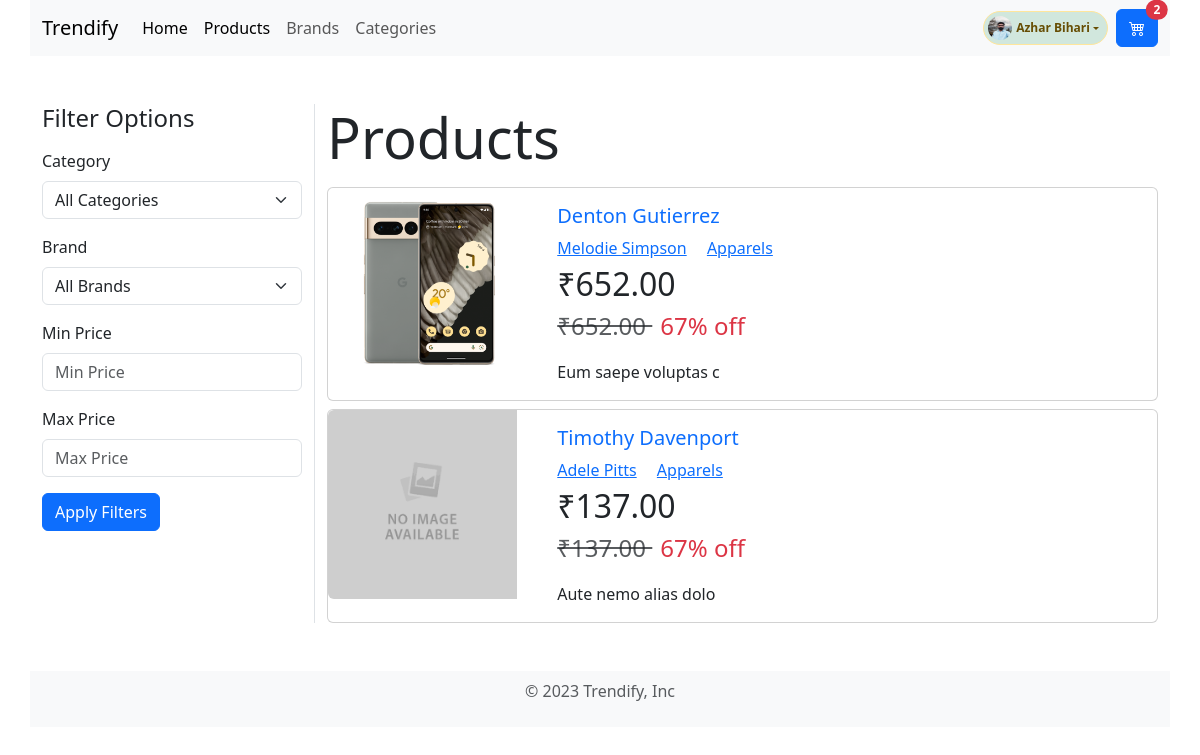
The app's page /products/ (signed in) with its own data.
### accounts/models.py (models this page shows)
class Account(AbstractUser):
    bio = models.TextField(blank=True, null=True)
    avatar = models.ImageField(
        upload_to='avatars/',
        blank=True,
        null=True,
        default='avatars/default_avatar.png'
    )
    SEX_CHOICES = (
        ('M', 'Male'),
        ('F', 'Female'),
        ('O', 'Other'),
    )
    date_of_birth = models.DateField(null=True, blank=True)
    sex = models.CharField(
        max_length=1, choices=SEX_CHOICES, blank=True, null=True)

### products/models.py (models this page shows, shortened)
class Product(models.Model):
    name = models.CharField(max_length=255)
    slug = models.SlugField(unique=True)
    description = models.TextField()
    price = models.DecimalField(max_digits=10, decimal_places=2)
    category = models.ForeignKey(Category, on_delete=models.PROTECT)
    brand = models.ForeignKey(Brand, on_delete=models.PROTECT)
    image = models.ImageField(upload_to='products/',
                              blank=True, null=True, default='products/default.png')

### brands/models.py (models this page shows, shortened)
class Brand(models.Model):
    name = models.CharField(max_length=255)
    slug = models.SlugField(unique=True)
    description = models.TextField()
    image = models.ImageField(
        upload_to='brands/', blank=True, null=True, default=None)

### categories/models.py (models this page shows, shortened)
class Category(models.Model):
    name = models.CharField(max_length=255)
    slug = models.SlugField(unique=True)
    description = models.TextField()
    image = models.ImageField(upload_to='categories/',
                              blank=True, null=True, default=None)

### products/views.py (the view)
# urls.py: path('', ProductListView.as_view(), name="product-list"),
class ProductListView(ListView):
    model = Product

### products/templates/products/product_list.html (shortened to what this page needs)
{% extends 'base.html' %}
{% block content %}
<div class="display-4">Products</div>
<div class="row row-cols-1 g-2 mt-2">
    {% for product in product_list %}
    <div class="col">
        <div class="card">
            <div class="row">
                <div class="col-md-3">
                    <img src="{{ product.image.url }}" class="img-fluid rounded-start" alt="{{ product.name }}">
                </div>
                <div class="col-md-9">
                    <div class="card-body">
                        <a href="{% url 'product-detail' product.slug %}" class="text-decoration-none">
                            <h5 class="card-title text-truncate">{{ product.name }}</h5>
                        </a>
                        <div class="gap-1">
                            <a href="{% url 'brand-detail' product.brand.slug %}" class="card-link">
                                {{ product.brand.name }}</a>
                            <a href="{% url 'category-detail' product.category.slug %}" class="card-link">
                                {{ product.category.name }}</a>
                        </div>
                        <div class="card-text fs-2">
                            ₹{{ product.price }}
                            <p class="fs-4">
                                <span class="text-body-secondary text-decoration-line-through">
                                    ₹{{ product.price }}
                                </span>
                                <span class="text-danger ms-2">67% off</span>
                            </p>
                        </div>
                        <p class="card-text text-truncate">{{ product.description }}</p>
                    </div>
                </div>
            </div>
        </div>
    </div>
    {% endfor %}
</div>
{% endblock %}
{% block sidebar %}
<h4>Filter Options</h4>
<form class="mt-3 mb-3" method="GET" action="{% url 'product-list' %}">
    <div class="mb-3">
        <label for="category" class="form-label">Category</label>
        <select id="category" class="form-select" name="category">
            <option value="">All Categories</option>
        </select>
    </div>
    <div class="mb-3">
        <label for="brand" class="form-label">Brand</label>
        <select id="brand" class="form-select" name="brand">
            <option value="">All Brands</option>
        </select>
    </div>
    <div class="mb-3">
        <label for="price_min" class="form-label">Min Price</label>
        <input type="number" class="form-control" id="price_min" name="price_min" placeholder="Min Price"
            value="{{ request.GET.price_min }}">
    </div>
    <div class="mb-3">
        <label for="price_max" class="form-label">Max Price</label>
        <input type="number" class="form-control" id="price_max" name="price_max" placeholder="Max Price"
            value="{{ request.GET.price_max }}">
    </div>
    <button class="btn btn-primary" type="submit">Apply Filters</button>
</form>
{% endblock %}

### templates/base.html (shortened to what this page needs)
<!DOCTYPE html>
<html lang="en">
<head>
    <link href="https://cdn.jsdelivr.net/npm/bootstrap@5.3.0/dist/css/bootstrap.min.css" rel="stylesheet"
>
    <link rel="stylesheet" href="https://cdn.jsdelivr.net/npm/bootstrap-icons@1.10.5/font/bootstrap-icons.css">
</head>
<body>
    {% include 'components/header.html' %}
    <div class="container my-5">
        <div class="row">
            <div class="col-md-3 border-end">
                {% block sidebar %}
                {% endblock %}
            </div>
            <div class="col-md-9">
                {% block content %}
                {% endblock %}
            </div>
        </div>
    </div>
    {% include 'components/footer.html' %}
</body>
</html>

### templates/components/header.html (shortened to what this page needs)
<header>
    <nav class="container navbar navbar-expand-lg bg-body-tertiary">
        <div class="container">
            <a class="navbar-brand ms-2 ms-sm-0" aria-current="page" to="/">Trendify</a>
            <div class="offcanvas offcanvas-start" tabindex="-1" id="navbarOffcanvasLg"
                aria-labelledby="navbarOffcanvasLgLabel">
                <div class="offcanvas-body">
                    <ul class="navbar-nav justify-content-start flex-grow-1 pe-3">
                        <li class="nav-item">
                            <a class="nav-link active" aria-current="page" href="{% url 'home' %}">Home</a>
                        </li>
                        <li class="nav-item">
                            <a class="nav-link active" aria-current="page" href="{% url 'product-list' %}">Products</a>
                        </li>
                        <li class="nav-item">
                            <a class="nav-link" href="{% url 'brand-list' %}">Brands</a>
                        </li>
                        <li class="nav-item">
                            <a class="nav-link" href="{% url 'category-list' %}">Categories</a>
                        </li>
                    </ul>
                </div>
            </div>
            {% if user.is_authenticated %}
            <div class="dropdown ms-auto">
                <a href="#" data-bs-toggle="dropdown" aria-expanded="false"
                    class="text-decoration-none dropdown-toggle badge d-flex align-items-center p-1 pe-2 text-warning-emphasis bg-success-subtle border border-warning-subtle rounded-pill">
                    <img src="{{ user.avatar.url }}" alt="" width="24" height="24" class="rounded-circle me-1">
                    {{ user.get_full_name|default:user.username }}
                </a>
            </div>
            <a type="button" class="btn btn-primary position-relative ms-2" href="{% url 'cart-detail' %}">
                <i class="bi bi-cart4"></i>
                <span class="position-absolute top-0 start-100 translate-middle badge rounded-pill bg-danger">2
                </span>
            </a>
            {% else %}
            <div class="ms-auto">
                <a class="btn btn-primary btn-sm me-1" href="{% url 'login' %}">Login</a>
                <a class="btn btn-outline-secondary btn-sm" href="{% url 'register' %}">Register
                </a>
            </div>
            {% endif %}
        </div>
    </nav>
</header>

### templates/components/footer.html
<footer>
    <div class="container py-2 bg-light">
        <p class="text-center text-body-secondary">
            &copy; 2023 Trendify, Inc
        </p>
    </div>
</footer>

### records on screen
Account: avatar (picture), get_full_name "Azhar Bihari"
Product: image (picture), name "Denton Gutierrez", brand.name "Melodie Simpson", category.name "Apparels", price "652.00", description "Eum saepe voluptas c"
Product: image (placeholder picture), name "Timothy Davenport", brand.name "Adele Pitts", category.name "Apparels", price "137.00", description "Aute nemo alias dolo"
